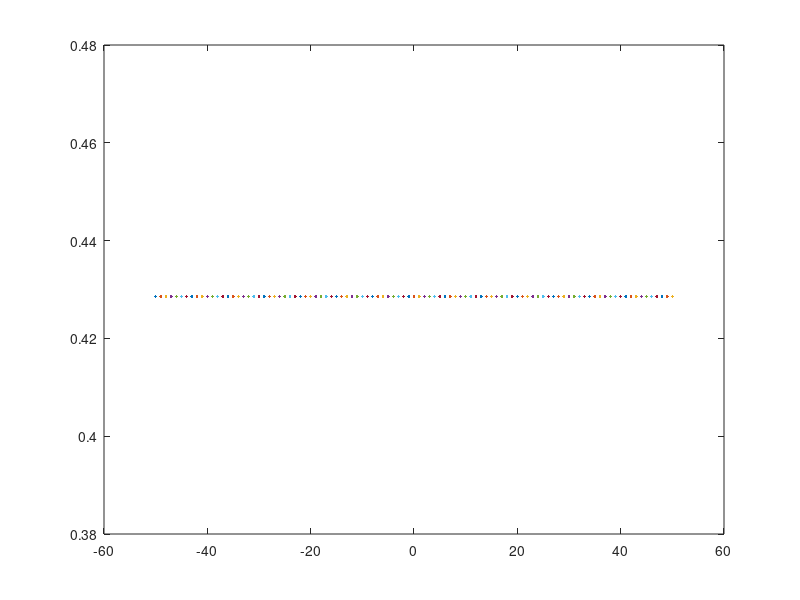

Reproduce this figure in MATLAB.
%Octave Scrpt
% Title         :Funcines trscendentes:trigonometricas, logaritmicas
% Author        :Maria Guadalupe Martinez Santiago  
%Date           :202123638
%Version        :1
%Usage          :octave>/phat/Funcion1
%Notes          :Requiere aplicacion de octave para la ejecucion y graficacion 



disp('polinomica ')
disp('x=2')
%Dominio de funcion
x=-50:1:50;
%Funcion
ir=(3/7);
%Plotear funcion
plot(x,ir);